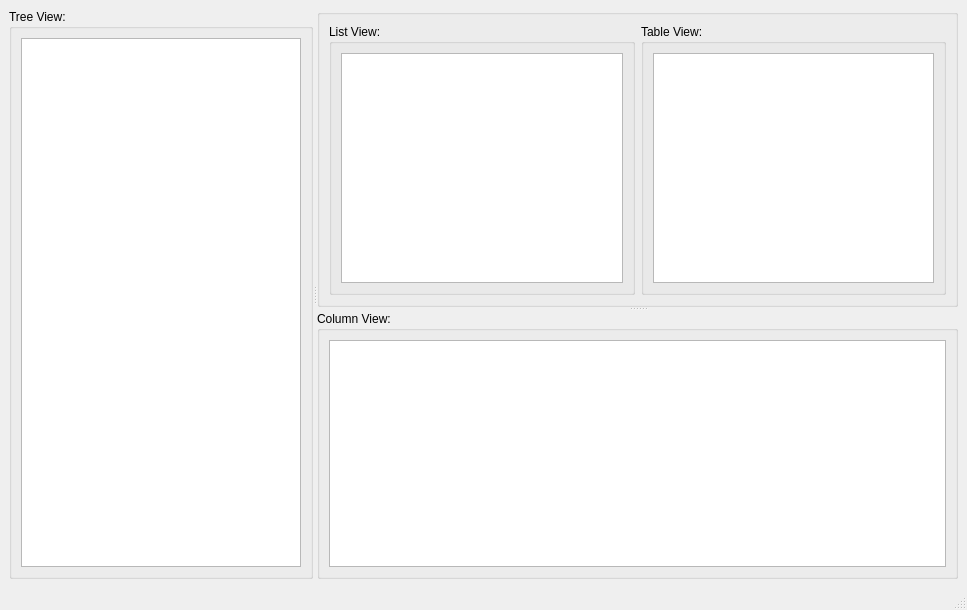
<?xml version="1.0" encoding="UTF-8"?>
<ui version="4.0">
 <class>ExQFileSystemModel</class>
 <widget class="QMainWindow" name="ExQFileSystemModel">
  <property name="geometry">
   <rect>
    <x>0</x>
    <y>0</y>
    <width>967</width>
    <height>610</height>
   </rect>
  </property>
  <property name="windowTitle">
   <string>ExQFileSystemModel</string>
  </property>
  <widget class="QWidget" name="centralwidget">
   <layout class="QHBoxLayout" name="horizontalLayout_6">
    <item>
     <widget class="QSplitter" name="splitter_2">
      <property name="orientation">
       <enum>Qt::Horizontal</enum>
      </property>
      <widget class="QGroupBox" name="groupBox">
       <property name="title">
        <string>Tree View:</string>
       </property>
       <layout class="QHBoxLayout" name="horizontalLayout">
        <item>
         <widget class="QTreeView" name="treeView"/>
        </item>
       </layout>
      </widget>
      <widget class="QSplitter" name="splitter">
       <property name="orientation">
        <enum>Qt::Vertical</enum>
       </property>
       <widget class="QGroupBox" name="groupBox_5">
        <property name="title">
         <string/>
        </property>
        <layout class="QHBoxLayout" name="horizontalLayout_5">
         <item>
          <widget class="QGroupBox" name="groupBox_2">
           <property name="title">
            <string>List View:</string>
           </property>
           <layout class="QHBoxLayout" name="horizontalLayout_2">
            <item>
             <widget class="QListView" name="listView"/>
            </item>
           </layout>
          </widget>
         </item>
         <item>
          <widget class="QGroupBox" name="groupBox_3">
           <property name="title">
            <string>Table View:</string>
           </property>
           <layout class="QHBoxLayout" name="horizontalLayout_3">
            <item>
             <widget class="QTableView" name="tableView"/>
            </item>
           </layout>
          </widget>
         </item>
        </layout>
       </widget>
       <widget class="QGroupBox" name="groupBox_4">
        <property name="title">
         <string>Column View:</string>
        </property>
        <layout class="QHBoxLayout" name="horizontalLayout_4">
         <item>
          <widget class="QColumnView" name="columnView"/>
         </item>
        </layout>
       </widget>
      </widget>
     </widget>
    </item>
   </layout>
  </widget>
  <widget class="QMenuBar" name="menubar">
   <property name="geometry">
    <rect>
     <x>0</x>
     <y>0</y>
     <width>967</width>
     <height>26</height>
    </rect>
   </property>
  </widget>
  <widget class="QStatusBar" name="statusbar"/>
 </widget>
 <resources/>
 <connections/>
</ui>
